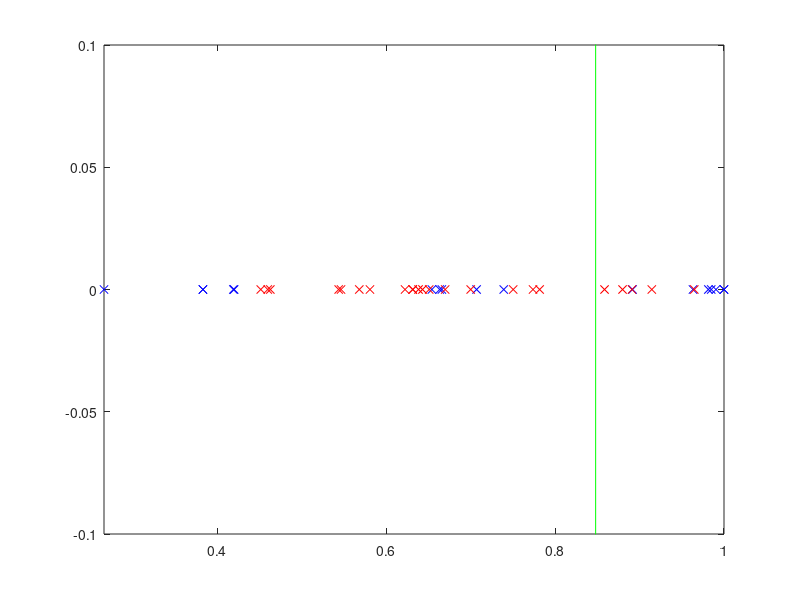

Recreate this plot in MATLAB.
hold off;
x0p = [0.2657382049026349 0.3828763066664504 0.3828763066664504 0.41989442030483143 0.41897740441179065 0.7070069493114036 0.7391383125681334 0.6658547271620963 0.6539776759364536 0.66331839903116 1.0 1.0 0.8916789355620381 0.9814860655043277 0.990451820923186 0.9848748325181607 0.9631981212617973 ];
x0n = [0.5436762671486949 0.5680810602797662 0.46273016477796597 0.4596759177410345 0.4513765013645212 0.6314260817414836 0.6429203798468381 0.6382705775038989 0.6508811577441465 0.6313671651094577 0.7000085798489516 0.7503499076641296 0.7738171921650281 0.6697799274440895 0.5806911014044862 0.622262988693947 0.54646300719177 0.7816653419662326 0.8798676142766868 0.9648114895859098 0.8909759056010722 0.8585167130875068 0.9144805819951553 ];
w0 = 1191.97585105896;
hold off;
zrp = zeros(1,length(x0p));
zrn = zeros(1,length(x0n));
plot(x0p,zrp,'xb');
hold on;
plot(x0n,zrn,'xr');
xc=[0.8479921678412277 0.8479921678412277];
yc=[-1 1];
plot(xc,yc,'g');
axis([min([x0p x0n]) max([x0p x0n]) -0.1 0.1]);
